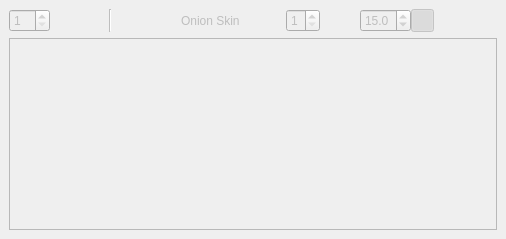
  <widget class="QDockWidget" name="animFrame">
   <property name="features">
    <set>QDockWidget::DockWidgetFloatable|QDockWidget::DockWidgetMovable</set>
   </property>
   <property name="allowedAreas">
    <set>Qt::BottomDockWidgetArea|Qt::TopDockWidgetArea</set>
   </property>
   <property name="windowTitle">
    <string>Frames</string>
   </property>
   <attribute name="dockWidgetArea">
    <number>8</number>
   </attribute>
   <widget class="QWidget" name="frameDataContents">
    <property name="enabled">
     <bool>false</bool>
    </property>
    <layout class="QVBoxLayout" name="verticalLayout_3">
     <item>
      <layout class="QHBoxLayout" name="horizontalLayout_3">
       <property name="spacing">
        <number>0</number>
       </property>
       <item>
        <widget class="QSpinBox" name="frameCount">
         <property name="toolTip">
          <string>Frames</string>
         </property>
         <property name="minimum">
          <number>1</number>
         </property>
        </widget>
       </item>
       <item>
        <widget class="QPushButton" name="btnInsertFrame">
         <property name="maximumSize">
          <size>
           <width>26</width>
           <height>26</height>
          </size>
         </property>
         <property name="toolTip">
          <string>Insert frame</string>
         </property>
         <property name="text">
          <string/>
         </property>
         <property name="icon">
          <iconset resource="anim.qrc">
           <normaloff>:/icon/res/icon+.png</normaloff>:/icon/res/icon+.png</iconset>
         </property>
         <property name="flat">
          <bool>true</bool>
         </property>
        </widget>
       </item>
       <item>
        <widget class="QPushButton" name="btnDeleteFrame">
         <property name="maximumSize">
          <size>
           <width>26</width>
           <height>26</height>
          </size>
         </property>
         <property name="toolTip">
          <string>Delete frame</string>
         </property>
         <property name="text">
          <string/>
         </property>
         <property name="icon">
          <iconset resource="anim.qrc">
           <normaloff>:/icon/res/iconx.png</normaloff>:/icon/res/iconx.png</iconset>
         </property>
         <property name="flat">
          <bool>true</bool>
         </property>
        </widget>
       </item>
       <item>
        <widget class="Line" name="line">
         <property name="minimumSize">
          <size>
           <width>16</width>
           <height>0</height>
          </size>
         </property>
         <property name="orientation">
          <enum>Qt::Vertical</enum>
         </property>
        </widget>
       </item>
       <item>
        <widget class="QPushButton" name="btnAutoKey">
         <property name="maximumSize">
          <size>
           <width>23</width>
           <height>23</height>
          </size>
         </property>
         <property name="toolTip">
          <string>Auto Key mode</string>
         </property>
         <property name="text">
          <string/>
         </property>
         <property name="icon">
          <iconset resource="anim.qrc">
           <normaloff>:/icon/res/iconkey.png</normaloff>:/icon/res/iconkey.png</iconset>
         </property>
         <property name="checkable">
          <bool>true</bool>
         </property>
         <property name="flat">
          <bool>true</bool>
         </property>
        </widget>
       </item>
       <item>
        <spacer name="horizontalSpacer_2">
         <property name="orientation">
          <enum>Qt::Horizontal</enum>
         </property>
         <property name="sizeHint" stdset="0">
          <size>
           <width>40</width>
           <height>20</height>
          </size>
         </property>
        </spacer>
       </item>
       <item>
        <widget class="QLabel" name="label_2">
         <property name="text">
          <string>Onion Skin</string>
         </property>
        </widget>
       </item>
       <item>
        <widget class="QPushButton" name="onionBefore">
         <property name="maximumSize">
          <size>
           <width>23</width>
           <height>23</height>
          </size>
         </property>
         <property name="toolTip">
          <string>Show previous frames</string>
         </property>
         <property name="text">
          <string/>
         </property>
         <property name="icon">
          <iconset resource="anim.qrc">
           <normaloff>:/icon/res/iconoleft.png</normaloff>:/icon/res/iconoleft.png</iconset>
         </property>
         <property name="checkable">
          <bool>true</bool>
         </property>
         <property name="flat">
          <bool>true</bool>
         </property>
        </widget>
       </item>
       <item>
        <widget class="QPushButton" name="onionAfter">
         <property name="maximumSize">
          <size>
           <width>23</width>
           <height>23</height>
          </size>
         </property>
         <property name="toolTip">
          <string>Show next frames</string>
         </property>
         <property name="text">
          <string/>
         </property>
         <property name="icon">
          <iconset resource="anim.qrc">
           <normaloff>:/icon/res/iconoright.png</normaloff>:/icon/res/iconoright.png</iconset>
         </property>
         <property name="checkable">
          <bool>true</bool>
         </property>
         <property name="flat">
          <bool>true</bool>
         </property>
        </widget>
       </item>
       <item>
        <widget class="QSpinBox" name="onionSize">
         <property name="toolTip">
          <string>Set the number of frames to display in onion skin</string>
         </property>
         <property name="minimum">
          <number>1</number>
         </property>
         <property name="maximum">
          <number>6</number>
         </property>
        </widget>
       </item>
       <item>
        <spacer name="horizontalSpacer_3">
         <property name="orientation">
          <enum>Qt::Horizontal</enum>
         </property>
         <property name="sizeHint" stdset="0">
          <size>
           <width>40</width>
           <height>20</height>
          </size>
         </property>
        </spacer>
       </item>
       <item>
        <widget class="QDoubleSpinBox" name="playRate">
         <property name="toolTip">
          <string>Animation speed (fps)</string>
         </property>
         <property name="decimals">
          <number>1</number>
         </property>
         <property name="minimum">
          <double>1.000000000000000</double>
         </property>
         <property name="maximum">
          <double>60.000000000000000</double>
         </property>
         <property name="value">
          <double>15.000000000000000</double>
         </property>
        </widget>
       </item>
       <item>
        <widget class="QPushButton" name="btnLoop">
         <property name="maximumSize">
          <size>
           <width>23</width>
           <height>23</height>
          </size>
         </property>
         <property name="toolTip">
          <string>Animation loop</string>
         </property>
         <property name="text">
          <string/>
         </property>
         <property name="icon">
          <iconset resource="anim.qrc">
           <normaloff>:/icon/res/iconloop.png</normaloff>:/icon/res/iconloop.png</iconset>
         </property>
         <property name="checkable">
          <bool>true</bool>
         </property>
         <property name="checked">
          <bool>true</bool>
         </property>
         <property name="flat">
          <bool>true</bool>
         </property>
        </widget>
       </item>
       <item>
        <widget class="QPushButton" name="btnSmooth">
         <property name="maximumSize">
          <size>
           <width>23</width>
           <height>23</height>
          </size>
         </property>
         <property name="toolTip">
          <string>Smooth playback mode</string>
         </property>
         <property name="text">
          <string/>
         </property>
         <property name="icon">
          <iconset resource="anim.qrc">
           <normaloff>:/icon/res/smooth.png</normaloff>:/icon/res/smooth.png</iconset>
         </property>
         <property name="checkable">
          <bool>true</bool>
         </property>
         <property name="flat">
          <bool>true</bool>
         </property>
        </widget>
       </item>
       <item>
        <widget class="QPushButton" name="btnPlay">
         <property name="toolTip">
          <string>Playback Animation</string>
         </property>
         <property name="text">
          <string/>
         </property>
         <property name="icon">
          <iconset resource="anim.qrc">
           <normaloff>:/icon/res/iconplay.png</normaloff>:/icon/res/iconplay.png</iconset>
         </property>
         <property name="checkable">
          <bool>true</bool>
         </property>
         <property name="flat">
          <bool>true</bool>
         </property>
        </widget>
       </item>
      </layout>
     </item>
     <item>
      <widget class="QTableView" name="frameList">
       <property name="minimumSize">
        <size>
         <width>0</width>
         <height>26</height>
        </size>
       </property>
       <property name="maximumSize">
        <size>
         <width>16777215</width>
         <height>16777215</height>
        </size>
       </property>
       <property name="baseSize">
        <size>
         <width>0</width>
         <height>0</height>
        </size>
       </property>
       <property name="editTriggers">
        <set>QAbstractItemView::DoubleClicked</set>
       </property>
       <property name="cornerButtonEnabled">
        <bool>false</bool>
       </property>
       <attribute name="horizontalHeaderVisible">
        <bool>false</bool>
       </attribute>
       <attribute name="verticalHeaderVisible">
        <bool>false</bool>
       </attribute>
      </widget>
     </item>
    </layout>
   </widget>
  </widget>
